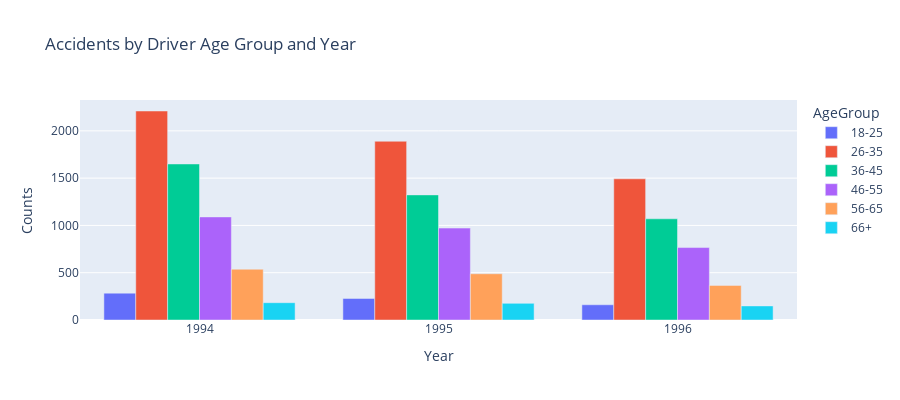

Source (notebook cell):
### Code cell
# Create age groups
data['AgeGroup'] = pd.cut(data['Age'], bins=[18, 25, 35, 45, 55, 65, 100], labels=['18-25', '26-35', '36-45', '46-55', '56-65', '66+'])

# Group by AgeGroup and Year
df_age_year = data.groupby(["AgeGroup", "Year"]).agg({"AgeGroup":"count"})
df_age_year.columns = ["Counts"]
df_age_year.reset_index(inplace=True)

# Plot the results as a bar chart
fig = px.bar(df_age_year, x="Year", y="Counts",
             color='AgeGroup', barmode='group',
             height=400,
             title="Accidents by Driver Age Group and Year")
fig.show()

### Figure 1 — Plotly figure (JSON) as saved in the notebook; plotly's stock layout.template omitted (floating-point values rounded to 4 significant figures)
{"data": [{"alignmentgroup": "True", "hovertemplate": "AgeGroup=18-25<br>Year=%{x}<br>Counts=%{y}<extra></extra>", "legendgroup": "18-25", "marker": {"color": "#636efa", "pattern": {"shape": ""}}, "name": "18-25", "offsetgroup": "18-25", "orientation": "v", "showlegend": true, "textposition": "auto", "type": "bar", "x": [1994, 1995, 1996], "xaxis": "x", "y": [284, 228, 161], "yaxis": "y"}, {"alignmentgroup": "True", "hovertemplate": "AgeGroup=26-35<br>Year=%{x}<br>Counts=%{y}<extra></extra>", "legendgroup": "26-35", "marker": {"color": "#EF553B", "pattern": {"shape": ""}}, "name": "26-35", "offsetgroup": "26-35", "orientation": "v", "showlegend": true, "textposition": "auto", "type": "bar", "x": [1994, 1995, 1996], "xaxis": "x", "y": [2210, 1890, 1493], "yaxis": "y"}, {"alignmentgroup": "True", "hovertemplate": "AgeGroup=36-45<br>Year=%{x}<br>Counts=%{y}<extra></extra>", "legendgroup": "36-45", "marker": {"color": "#00cc96", "pattern": {"shape": ""}}, "name": "36-45", "offsetgroup": "36-45", "orientation": "v", "showlegend": true, "textposition": "auto", "type": "bar", "x": [1994, 1995, 1996], "xaxis": "x", "y": [1650, 1323, 1070], "yaxis": "y"}, {"alignmentgroup": "True", "hovertemplate": "AgeGroup=46-55<br>Year=%{x}<br>Counts=%{y}<extra></extra>", "legendgroup": "46-55", "marker": {"color": "#ab63fa", "pattern": {"shape": ""}}, "name": "46-55", "offsetgroup": "46-55", "orientation": "v", "showlegend": true, "textposition": "auto", "type": "bar", "x": [1994, 1995, 1996], "xaxis": "x", "y": [1090, 972, 766], "yaxis": "y"}, {"alignmentgroup": "True", "hovertemplate": "AgeGroup=56-65<br>Year=%{x}<br>Counts=%{y}<extra></extra>", "legendgroup": "56-65", "marker": {"color": "#FFA15A", "pattern": {"shape": ""}}, "name": "56-65", "offsetgroup": "56-65", "orientation": "v", "showlegend": true, "textposition": "auto", "type": "bar", "x": [1994, 1995, 1996], "xaxis": "x", "y": [537, 489, 366], "yaxis": "y"}, {"alignmentgroup": "True", "hovertemplate": "AgeGroup=66+<br>Year=%{x}<br>Counts=%{y}<extra></extra>", "legendgroup": "66+", "marker": {"color": "#19d3f3", "pattern": {"shape": ""}}, "name": "66+", "offsetgroup": "66+", "orientation": "v", "showlegend": true, "textposition": "auto", "type": "bar", "x": [1994, 1995, 1996], "xaxis": "x", "y": [183, 176, 149], "yaxis": "y"}], "layout": {"barmode": "group", "height": 400, "legend": {"title": {"text": "AgeGroup"}, "tracegroupgap": 0}, "title": {"text": "Accidents by Driver Age Group and Year"}, "xaxis": {"anchor": "y", "domain": [0, 1], "title": {"text": "Year"}}, "yaxis": {"anchor": "x", "domain": [0, 1], "title": {"text": "Counts"}}}}
